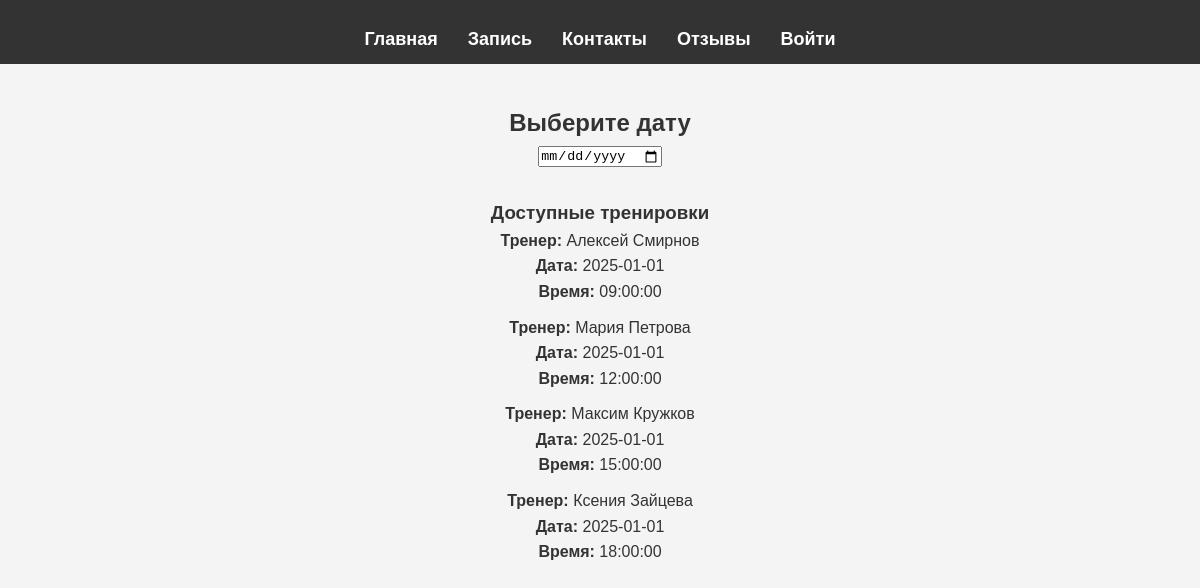
The app's page /schedule.php?date=2025-01-01 with its own data.
### tables this page shows
CREATE TABLE `schedule` (
  `id` int(11) NOT NULL,
  `trainer_name` varchar(255) NOT NULL,
  `training_date` date NOT NULL,
  `training_time` time NOT NULL
);

### schedule.php (the view, shortened to what this page needs)
<?php
include('db.php');
$selected_date = isset($_GET['date']) ? $_GET['date'] : null;
$schedule = [];
if ($selected_date) {
    $sql = "SELECT trainer_name, training_date, training_time FROM schedule WHERE training_date = ? ORDER BY training_time";
    $stmt = $conn->prepare($sql);
    $stmt->bind_param("s", $selected_date);
    $stmt->execute();
    $result = $stmt->get_result();
    while ($row = $result->fetch_assoc()) {
        $schedule[] = $row;
    }
}
?>
<!DOCTYPE html>
<html lang="ru">
<head>
    <link rel="stylesheet" href="css/styles.css">
</head>
<body>
    <header>
    <nav>
            <ul>
                <li><a href="index.php">Главная</a></li>
                <li><a href="booking.php">Запись</a></li>
                <li><a href="contacts.php">Контакты</a></li>
                <li><a href="reviews.php">Отзывы</a></li>
                <?php if (isset($_SESSION['user_id'])): ?>
                    <li><a href="dashboard.php">Личный кабинет</a></li>
                    <li><a href="logout.php">Выйти</a></li>
                <?php else: ?>
                    <li><a href="register.php">Войти</a></li>
                <?php endif; ?>
            </ul>
        </nav>
    </header>
    <main>
        <section id="calendar">
            <h2>Выберите дату</h2>
            <input type="date" id="date-selector">
            <div id="trainings">
                <h3>Доступные тренировки</h3>
                <?php if ($selected_date && count($schedule) > 0): ?>
                    <ul>
                        <?php foreach ($schedule as $session): ?>
                            <li>
                                <strong>Тренер:</strong> <?php echo htmlspecialchars($session['trainer_name']); ?> <br>
                                <strong>Дата:</strong> <?php echo htmlspecialchars($session['training_date']); ?> <br>
                                <strong>Время:</strong> <?php echo htmlspecialchars($session['training_time']); ?>
                            </li>
                        <?php endforeach; ?>
                    </ul>
                <?php elseif ($selected_date): ?>
                    <p>Нет доступных тренировок на эту дату.</p>
                <?php else: ?>
                    <p>Выберите дату, чтобы увидеть тренировки.</p>
                <?php endif; ?>
            </div>
        </section>
    </main>
</body>
</html>

### css/styles.css (style rules this page uses)
* { margin: 0; padding: 0; box-sizing: border-box; }
body { font-family: 'Arial', sans-serif; background-color: #f4f4f4; color: #333; line-height: 1.6; }
header { background-color: #333; color: #fff; padding: 20px 0; text-align: center; }
nav ul { list-style-type: none; display: flex; justify-content: center; margin-top: 15px; }
nav ul li { margin: 0 15px; }
nav ul li a { color: #fff; text-decoration: none; font-size: 18px; }
main { padding: 20px; }
#calendar { margin: 20px auto; max-width: 800px; text-align: center; }
#trainings { margin-top: 30px; }
#trainings ul { list-style-type: none; padding: 0; }
#trainings li { margin-bottom: 10px; font-size: 16px; }
body { font-family: Arial, sans-serif; background-color: #f4f4f4; margin: 0; padding: 0; }
header { background-color: #333; color: #fff; padding: 10px 0; text-align: center; }
nav ul { list-style: none; padding: 0; }
nav ul li { display: inline-block; margin: 0 15px; }
nav ul li a { color: #fff; text-decoration: none; font-weight: bold; }
h2 { text-align: center; color: #333; }
h2 { color: #333; }
a { color: #007bff; }

### records on screen
schedule: trainer_name "Алексей Смирнов", training_date "2025-01-01", training_time "09:00:00"
schedule: trainer_name "Мария Петрова", training_date "2025-01-01", training_time "12:00:00"
schedule: trainer_name "Максим Кружков", training_date "2025-01-01", training_time "15:00:00"
schedule: trainer_name "Ксения Зайцева", training_date "2025-01-01", training_time "18:00:00"
